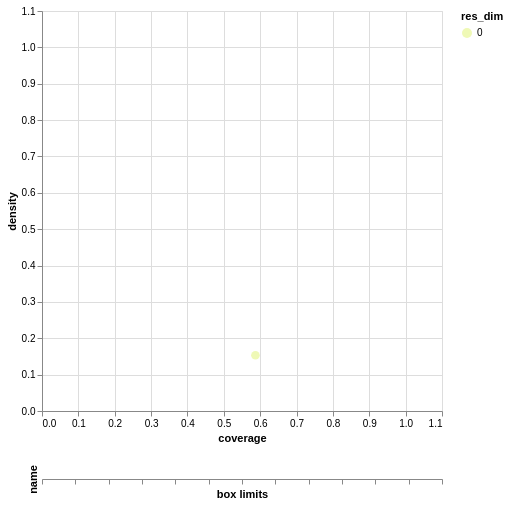

The notebook cell this image was saved under:
### Code cell
box2.inspect_tradeoff()

### Figure 1 — Vega-Lite specification as saved in the notebook (floating-point values rounded to 4 significant figures)
{"config": {"view": {"continuousWidth": 300, "continuousHeight": 300}}, "vconcat": [{"data": {"name": "data-c2477f3b6e830b748d7fea55fdd70356"}, "mark": {"type": "circle", "size": 75}, "encoding": {"color": {"field": "res_dim", "scale": {"range": ["#eff9b6", "#d0edb3", "#97d6b9", "#5dc0c0", "#31a5c2", "#1f80b8", "#2354a3", "#21318d"]}, "type": "ordinal"}, "opacity": {"condition": {"param": "param_1132f4e8af20e10d", "value": 1}, "value": 0.4}, "tooltip": [{"field": "id", "type": "quantitative"}, {"field": "coverage", "format": ".2", "type": "quantitative"}, {"field": "density", "format": ".2", "type": "quantitative"}, {"field": "res_dim", "type": "ordinal"}], "x": {"field": "coverage", "scale": {"domain": [0, 1.1]}, "type": "quantitative"}, "y": {"field": "density", "scale": {"domain": [0, 1.1]}, "type": "quantitative"}}, "height": 400, "name": "view_cda41de87df398b4_0", "width": 400}, {"layer": [{"data": {"name": "data-4f53cda18c2baa0c0354bb5f9a3ecbe5"}, "mark": {"type": "rule"}, "encoding": {"x": {"axis": {"grid": false, "labels": false, "title": "box limits"}, "field": "x_lower", "scale": {"domain": [0, 1], "padding": 0.1}, "type": "quantitative"}, "x2": {"field": "x_upper"}, "y": {"field": "name", "scale": {"padding": 1.0}, "type": "nominal"}}, "transform": [{"calculate": "(datum.x1-datum.minimum)/(datum.maximum-datum.minimum)", "as": "x_lower"}, {"calculate": "(datum.x2-datum.minimum)/(datum.maximum-datum.minimum)", "as": "x_upper"}, {"filter": {"param": "param_1132f4e8af20e10d"}}]}, {"data": {"name": "data-4f53cda18c2baa0c0354bb5f9a3ecbe5"}, "mark": {"type": "text", "align": "left", "baseline": "top", "dy": 5}, "encoding": {"text": {"field": "text", "type": "ordinal"}, "x": {"axis": {"grid": false, "labels": false, "title": "box limits"}, "field": "x_lower", "scale": {"domain": [0, 1], "padding": 0.1}, "type": "quantitative"}, "x2": {"field": "x_upper"}, "y": {"field": "name", "scale": {"padding": 1.0}, "type": "nominal"}}, "transform": [{"calculate": "(datum.x1-datum.minimum)/(datum.maximum-datum.minimum)", "as": "x_lower"}, {"calculate": "(datum.x2-datum.minimum)/(datum.maximum-datum.minimum)", "as": "x_upper"}, {"filter": {"param": "param_1132f4e8af20e10d"}}, {"calculate": "datum.qp_lower>0?format(datum.x1, \".2\")+\" (\"+format(datum.qp_lower, \".1~g\")+\")\" :format(datum.x1, \".2\")", "as": "text"}]}, {"data": {"name": "data-4f53cda18c2baa0c0354bb5f9a3ecbe5"}, "mark": {"type": "text", "align": "right", "baseline": "top", "dy": 5}, "encoding": {"text": {"field": "text", "type": "ordinal"}, "x": {"field": "x_upper", "type": "quantitative"}, "x2": {"field": "x_upper"}, "y": {"field": "name", "scale": {"padding": 1.0}, "type": "nominal"}}, "transform": [{"calculate": "(datum.x1-datum.minimum)/(datum.maximum-datum.minimum)", "as": "x_lower"}, {"calculate": "(datum.x2-datum.minimum)/(datum.maximum-datum.minimum)", "as": "x_upper"}, {"filter": {"param": "param_1132f4e8af20e10d"}}, {"calculate": "datum.qp_upper>0?format(datum.x2, \".2\")+\" (\"+format(datum.qp_upper, \".1\")+\")\" :format(datum.x2, \".2\")", "as": "text"}]}, {"data": {"name": "data-97aefd6d737ded565dc732e63f74ecc6"}, "mark": {"type": "rect", "opacity": 0.05}, "encoding": {"x": {"field": "start", "type": "quantitative"}, "x2": {"field": "end"}}}, {"data": {"name": "data-4f53cda18c2baa0c0354bb5f9a3ecbe5"}, "mark": {"type": "point"}, "encoding": {"x": {"field": "x", "type": "quantitative"}, "y": {"field": "name", "type": "nominal"}}, "transform": [{"filter": {"param": "param_1132f4e8af20e10d"}}]}, {"data": {"name": "data-4f53cda18c2baa0c0354bb5f9a3ecbe5"}, "mark": {"type": "text", "align": "center", "baseline": "top", "dy": 5}, "encoding": {"text": {"field": "item", "type": "nominal"}, "x": {"field": "x", "type": "quantitative"}, "y": {"field": "name", "type": "nominal"}}, "transform": [{"filter": {"param": "param_1132f4e8af20e10d"}}]}], "width": 400}], "params": [{"name": "param_1132f4e8af20e10d", "select": {"type": "point", "fields": ["id"]}, "views": ["view_cda41de87df398b4_0"]}], "$schema": "https://vega.github.io/schema/vega-lite/v6.4.1.json", "datasets": {"data-c2477f3b6e830b748d7fea55fdd70356": [{"coverage": 0.587, "density": 0.1533, "id": 0, "k": 189, "mass": 0.8782, "mean": 0.1533, "n": 1233, "res_dim": 0}], "data-4f53cda18c2baa0c0354bb5f9a3ecbe5": [], "data-97aefd6d737ded565dc732e63f74ecc6": [{"start": 0, "end": 1}]}}
